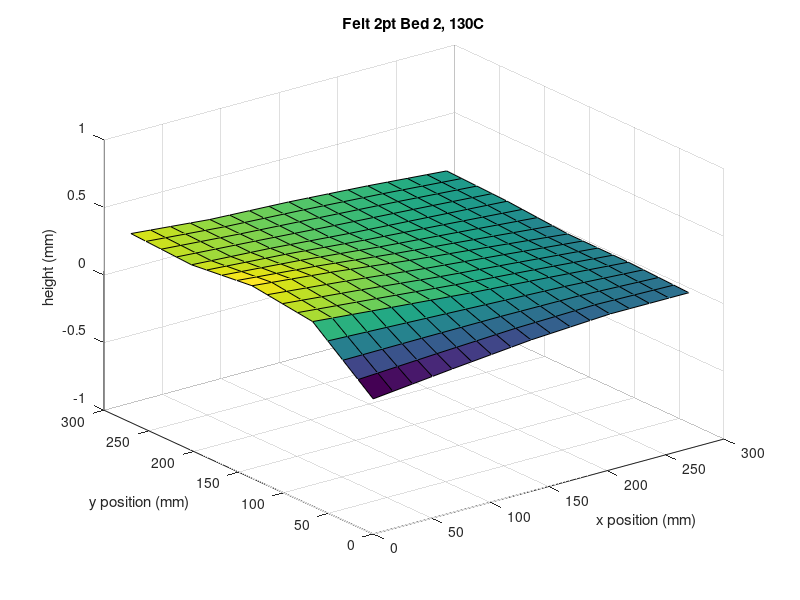

MATLAB code for this plot:
X = [0, 67.5, 135, 202.5, 270, 0, 67.5, 135, 202.5, 270, 0, 67.5, 135, 202.5, 270,0, 67.5, 135, 202.5, 270,0, 67.5, 135, 202.5, 270,];
Y = [0, 0, 0, 0, 0, 67.5, 67.5, 67.5, 67.5, 67.5, 135, 135, 135, 135, 135, 202.5, 202.5, 202.5, 202.5, 202.5, 270, 270, 270, 270, 270];
Z = [0 ,.063, .12, .154, .153, .366, .313, .262, .219, .173, .425, .367, .297, .237, .176, .374, .338, .29, .251, .212, .399, .345, .317, .278, .23];
xr = reshape(X, 5, 5);
yr = reshape(Y, 5, 5);
zr = reshape(Z, 5, 5);

e = interp2(xr)
f = interp2(yr)
g = interp2(zr)

E = interp2(e)
F = interp2(f)
G = interp2(g)

surf(E, F, G)
zlim([-1 1])
xlabel('x position (mm)')
ylabel('y position (mm)')
zlabel('height (mm)')
title("Felt 2pt Bed 2, 130C");
